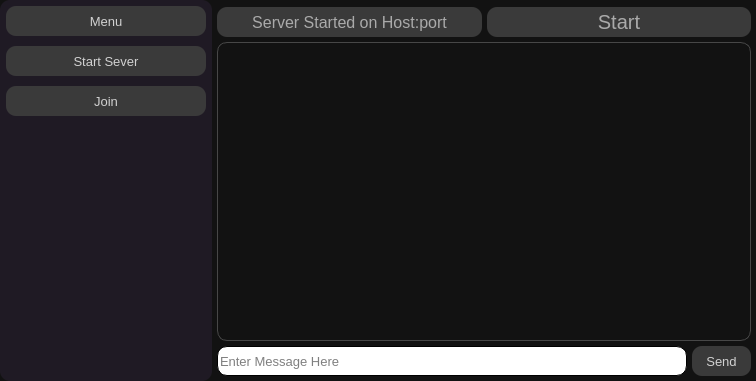
<?xml version="1.0" encoding="UTF-8"?>
<ui version="4.0">
 <class>MainWindow</class>
 <widget class="QMainWindow" name="MainWindow">
  <property name="geometry">
   <rect>
    <x>0</x>
    <y>0</y>
    <width>756</width>
    <height>381</height>
   </rect>
  </property>
  <property name="windowTitle">
   <string>MainWindow</string>
  </property>
  <property name="styleSheet">
   <string notr="true">*{
margin:0;
padding:0;
}
#sidebar{
background:rgb(31, 26, 36);
border-radius:10;
}
QMainWindow{
background:rgb(18, 18, 18);
}
QPushButton{
background:rgb(58, 58, 58);
border-radius:10;
color:rgb(209, 209, 209)
}
QLineEdit{
border-radius:10;
border:1 solid rgb(0, 0, 0);
}
QLabel{
background:rgb(58, 58, 58);
color:rgb(170, 170, 170);
border-radius:10;
}
#client,#server{
background:transparent;
}
#main_foot,#client_head{
border-radius:10;
}
#main{
background:rgb(18, 18, 18);
}
QPushButton:hover{
background:rgb(122, 45, 92);
}</string>
  </property>
  <widget class="QWidget" name="centralwidget">
   <layout class="QHBoxLayout" name="horizontalLayout">
    <property name="spacing">
     <number>0</number>
    </property>
    <property name="leftMargin">
     <number>0</number>
    </property>
    <property name="topMargin">
     <number>0</number>
    </property>
    <property name="rightMargin">
     <number>0</number>
    </property>
    <property name="bottomMargin">
     <number>0</number>
    </property>
    <item>
     <widget class="QWidget" name="sidebar" native="true">
      <property name="styleSheet">
       <string notr="true"/>
      </property>
      <layout class="QHBoxLayout" name="horizontalLayout_2">
       <property name="spacing">
        <number>0</number>
       </property>
       <property name="leftMargin">
        <number>6</number>
       </property>
       <property name="topMargin">
        <number>6</number>
       </property>
       <property name="rightMargin">
        <number>6</number>
       </property>
       <property name="bottomMargin">
        <number>6</number>
       </property>
       <item alignment="Qt::AlignLeft|Qt::AlignTop">
        <widget class="QWidget" name="widget" native="true">
         <property name="minimumSize">
          <size>
           <width>200</width>
           <height>100</height>
          </size>
         </property>
         <layout class="QVBoxLayout" name="verticalLayout">
          <property name="spacing">
           <number>10</number>
          </property>
          <property name="leftMargin">
           <number>0</number>
          </property>
          <property name="topMargin">
           <number>0</number>
          </property>
          <property name="rightMargin">
           <number>0</number>
          </property>
          <property name="bottomMargin">
           <number>0</number>
          </property>
          <item>
           <widget class="QPushButton" name="menu_btn">
            <property name="minimumSize">
             <size>
              <width>80</width>
              <height>30</height>
             </size>
            </property>
            <property name="font">
             <font>
              <pointsize>10</pointsize>
             </font>
            </property>
            <property name="text">
             <string>Menu</string>
            </property>
           </widget>
          </item>
          <item>
           <widget class="QPushButton" name="server_btn">
            <property name="minimumSize">
             <size>
              <width>80</width>
              <height>30</height>
             </size>
            </property>
            <property name="font">
             <font>
              <pointsize>10</pointsize>
             </font>
            </property>
            <property name="text">
             <string>Start Sever</string>
            </property>
           </widget>
          </item>
          <item>
           <widget class="QPushButton" name="client_btn">
            <property name="minimumSize">
             <size>
              <width>80</width>
              <height>30</height>
             </size>
            </property>
            <property name="font">
             <font>
              <pointsize>10</pointsize>
             </font>
            </property>
            <property name="text">
             <string>Join</string>
            </property>
           </widget>
          </item>
         </layout>
        </widget>
       </item>
      </layout>
     </widget>
    </item>
    <item>
     <widget class="QWidget" name="main" native="true">
      <property name="sizePolicy">
       <sizepolicy hsizetype="Expanding" vsizetype="Expanding">
        <horstretch>0</horstretch>
        <verstretch>0</verstretch>
       </sizepolicy>
      </property>
      <layout class="QVBoxLayout" name="verticalLayout_3">
       <property name="spacing">
        <number>5</number>
       </property>
       <property name="sizeConstraint">
        <enum>QLayout::SetDefaultConstraint</enum>
       </property>
       <property name="leftMargin">
        <number>5</number>
       </property>
       <property name="topMargin">
        <number>5</number>
       </property>
       <property name="rightMargin">
        <number>5</number>
       </property>
       <property name="bottomMargin">
        <number>5</number>
       </property>
       <item alignment="Qt::AlignTop">
        <widget class="QStackedWidget" name="stackedWidget">
         <property name="sizePolicy">
          <sizepolicy hsizetype="Expanding" vsizetype="Expanding">
           <horstretch>0</horstretch>
           <verstretch>0</verstretch>
          </sizepolicy>
         </property>
         <property name="currentIndex">
          <number>1</number>
         </property>
         <widget class="QWidget" name="client">
          <property name="sizePolicy">
           <sizepolicy hsizetype="Expanding" vsizetype="Expanding">
            <horstretch>0</horstretch>
            <verstretch>0</verstretch>
           </sizepolicy>
          </property>
          <layout class="QVBoxLayout" name="verticalLayout_2">
           <property name="leftMargin">
            <number>0</number>
           </property>
           <property name="topMargin">
            <number>0</number>
           </property>
           <property name="rightMargin">
            <number>0</number>
           </property>
           <property name="bottomMargin">
            <number>0</number>
           </property>
           <item alignment="Qt::AlignTop">
            <widget class="QWidget" name="client_head" native="true">
             <property name="styleSheet">
              <string notr="true"/>
             </property>
             <layout class="QHBoxLayout" name="horizontalLayout_4">
              <property name="spacing">
               <number>5</number>
              </property>
              <property name="leftMargin">
               <number>0</number>
              </property>
              <property name="topMargin">
               <number>0</number>
              </property>
              <property name="rightMargin">
               <number>0</number>
              </property>
              <property name="bottomMargin">
               <number>0</number>
              </property>
              <item>
               <widget class="QLabel" name="label">
                <property name="minimumSize">
                 <size>
                  <width>50</width>
                  <height>10</height>
                 </size>
                </property>
                <property name="font">
                 <font>
                  <pointsize>15</pointsize>
                 </font>
                </property>
                <property name="text">
                 <string>Port</string>
                </property>
                <property name="alignment">
                 <set>Qt::AlignCenter</set>
                </property>
               </widget>
              </item>
              <item>
               <widget class="QLineEdit" name="port_ld">
                <property name="sizePolicy">
                 <sizepolicy hsizetype="Expanding" vsizetype="Fixed">
                  <horstretch>0</horstretch>
                  <verstretch>0</verstretch>
                 </sizepolicy>
                </property>
                <property name="minimumSize">
                 <size>
                  <width>0</width>
                  <height>0</height>
                 </size>
                </property>
                <property name="font">
                 <font>
                  <pointsize>13</pointsize>
                 </font>
                </property>
                <property name="text">
                 <string/>
                </property>
               </widget>
              </item>
              <item>
               <widget class="QLabel" name="label_2">
                <property name="minimumSize">
                 <size>
                  <width>50</width>
                  <height>20</height>
                 </size>
                </property>
                <property name="font">
                 <font>
                  <pointsize>15</pointsize>
                 </font>
                </property>
                <property name="text">
                 <string>Host</string>
                </property>
                <property name="alignment">
                 <set>Qt::AlignCenter</set>
                </property>
               </widget>
              </item>
              <item>
               <widget class="QLineEdit" name="Host_ld">
                <property name="sizePolicy">
                 <sizepolicy hsizetype="Expanding" vsizetype="Fixed">
                  <horstretch>0</horstretch>
                  <verstretch>0</verstretch>
                 </sizepolicy>
                </property>
                <property name="minimumSize">
                 <size>
                  <width>0</width>
                  <height>0</height>
                 </size>
                </property>
                <property name="font">
                 <font>
                  <pointsize>13</pointsize>
                 </font>
                </property>
               </widget>
              </item>
              <item>
               <widget class="QPushButton" name="connect_btn">
                <property name="minimumSize">
                 <size>
                  <width>90</width>
                  <height>30</height>
                 </size>
                </property>
                <property name="font">
                 <font>
                  <pointsize>15</pointsize>
                 </font>
                </property>
                <property name="text">
                 <string>Connect</string>
                </property>
                <property name="checkable">
                 <bool>true</bool>
                </property>
                <property name="flat">
                 <bool>false</bool>
                </property>
               </widget>
              </item>
             </layout>
            </widget>
           </item>
          </layout>
         </widget>
         <widget class="QWidget" name="server">
          <layout class="QVBoxLayout" name="verticalLayout_6">
           <property name="spacing">
            <number>0</number>
           </property>
           <property name="leftMargin">
            <number>0</number>
           </property>
           <property name="topMargin">
            <number>0</number>
           </property>
           <property name="rightMargin">
            <number>0</number>
           </property>
           <property name="bottomMargin">
            <number>0</number>
           </property>
           <item alignment="Qt::AlignTop">
            <widget class="QWidget" name="widget_2" native="true">
             <property name="styleSheet">
              <string notr="true">QLabel{
background:rgb(58, 58, 58);
color:rgb(170, 170, 170);
border-radius:10;
}
QPushButton{
background:rgb(58, 58, 58);
color:rgb(170, 170, 170);
}
QPushButton:hover{
background:rgb(122, 45, 92);
}</string>
             </property>
             <layout class="QHBoxLayout" name="horizontalLayout_6">
              <property name="spacing">
               <number>5</number>
              </property>
              <property name="leftMargin">
               <number>0</number>
              </property>
              <property name="topMargin">
               <number>2</number>
              </property>
              <property name="rightMargin">
               <number>0</number>
              </property>
              <property name="bottomMargin">
               <number>0</number>
              </property>
              <item>
               <widget class="QLabel" name="label_3">
                <property name="font">
                 <font>
                  <pointsize>12</pointsize>
                 </font>
                </property>
                <property name="text">
                 <string>Server Started on Host:port</string>
                </property>
                <property name="alignment">
                 <set>Qt::AlignCenter</set>
                </property>
               </widget>
              </item>
              <item>
               <widget class="QPushButton" name="pushButton">
                <property name="minimumSize">
                 <size>
                  <width>40</width>
                  <height>30</height>
                 </size>
                </property>
                <property name="font">
                 <font>
                  <pointsize>15</pointsize>
                 </font>
                </property>
                <property name="text">
                 <string>Start</string>
                </property>
               </widget>
              </item>
             </layout>
            </widget>
           </item>
          </layout>
         </widget>
        </widget>
       </item>
       <item>
        <widget class="QScrollArea" name="scrollArea">
         <property name="styleSheet">
          <string notr="true">background:transparent;
border:0;
</string>
         </property>
         <property name="widgetResizable">
          <bool>true</bool>
         </property>
         <widget class="QWidget" name="message_area">
          <property name="geometry">
           <rect>
            <x>0</x>
            <y>0</y>
            <width>534</width>
            <height>299</height>
           </rect>
          </property>
          <property name="sizePolicy">
           <sizepolicy hsizetype="Expanding" vsizetype="Expanding">
            <horstretch>0</horstretch>
            <verstretch>0</verstretch>
           </sizepolicy>
          </property>
          <property name="styleSheet">
           <string notr="true">border-radius:10;
border:1 solid rgb(71, 71, 71);</string>
          </property>
          <layout class="QHBoxLayout" name="horizontalLayout_5">
           <property name="spacing">
            <number>2</number>
           </property>
           <property name="leftMargin">
            <number>0</number>
           </property>
           <property name="rightMargin">
            <number>0</number>
           </property>
           <property name="bottomMargin">
            <number>0</number>
           </property>
           <item>
            <widget class="QWidget" name="recv_mess_area" native="true">
             <property name="styleSheet">
              <string notr="true">background:transparent;
border:0</string>
             </property>
             <layout class="QVBoxLayout" name="verticalLayout_4"/>
            </widget>
           </item>
           <item>
            <widget class="QWidget" name="send_mess_area" native="true">
             <property name="styleSheet">
              <string notr="true">background:transparent;
border:0</string>
             </property>
             <layout class="QVBoxLayout" name="verticalLayout_5"/>
            </widget>
           </item>
          </layout>
         </widget>
        </widget>
       </item>
       <item alignment="Qt::AlignBottom">
        <widget class="QWidget" name="main_foot" native="true">
         <property name="sizePolicy">
          <sizepolicy hsizetype="Preferred" vsizetype="Preferred">
           <horstretch>0</horstretch>
           <verstretch>0</verstretch>
          </sizepolicy>
         </property>
         <property name="styleSheet">
          <string notr="true">QTextEdit{
border-radius:20;
}</string>
         </property>
         <layout class="QHBoxLayout" name="horizontalLayout_3">
          <property name="spacing">
           <number>5</number>
          </property>
          <property name="leftMargin">
           <number>0</number>
          </property>
          <property name="topMargin">
           <number>0</number>
          </property>
          <property name="rightMargin">
           <number>0</number>
          </property>
          <property name="bottomMargin">
           <number>0</number>
          </property>
          <item>
           <widget class="QLineEdit" name="sendmess_ld">
            <property name="sizePolicy">
             <sizepolicy hsizetype="Expanding" vsizetype="Fixed">
              <horstretch>8</horstretch>
              <verstretch>0</verstretch>
             </sizepolicy>
            </property>
            <property name="minimumSize">
             <size>
              <width>40</width>
              <height>30</height>
             </size>
            </property>
            <property name="font">
             <font>
              <pointsize>10</pointsize>
             </font>
            </property>
            <property name="placeholderText">
             <string>Enter Message Here</string>
            </property>
           </widget>
          </item>
          <item>
           <widget class="QPushButton" name="send_btn">
            <property name="sizePolicy">
             <sizepolicy hsizetype="Expanding" vsizetype="Maximum">
              <horstretch>1</horstretch>
              <verstretch>0</verstretch>
             </sizepolicy>
            </property>
            <property name="minimumSize">
             <size>
              <width>50</width>
              <height>30</height>
             </size>
            </property>
            <property name="font">
             <font>
              <pointsize>10</pointsize>
             </font>
            </property>
            <property name="text">
             <string>Send</string>
            </property>
           </widget>
          </item>
         </layout>
        </widget>
       </item>
      </layout>
     </widget>
    </item>
   </layout>
  </widget>
 </widget>
 <resources/>
 <connections/>
</ui>
